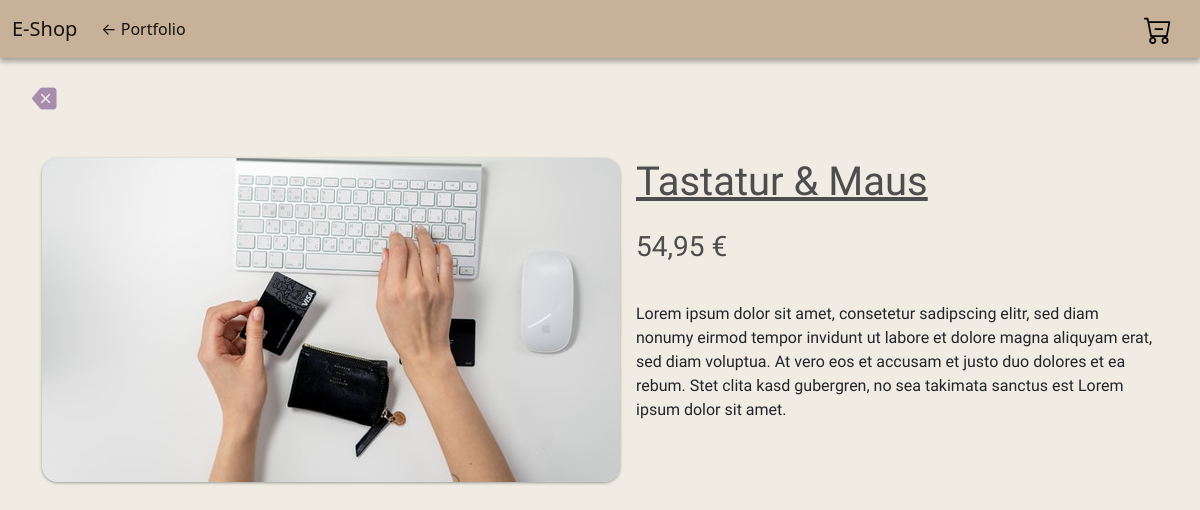
Page /app-ecommerce/object/6/ on the committed database.
### app_ecommerce/models.py (models this page shows, shortened)
class Product(models.Model):
    name = models.CharField(max_length=200)
    price = models.DecimalField(max_digits=7, decimal_places=2)
    digital = models.BooleanField(default=False, null=True, blank=True)
    image = models.ImageField(null=True, blank=True)

### app_ecommerce/views.py (the view)
# urls.py: path('object/<int:pk>/', views.object, name="object"),
def object(request, pk):
    qs = Product.objects.get(id=pk)
    return render(request, f'{TEMPLATE_URL}/object.html', {'obj': qs})

### app_ecommerce/templates/app_ecommerce/object.html (shortened to what this page needs)
{% extends 'frontend/base.html' %}
{% load static %}
{% block link %}
    <link rel="stylesheet" type="text/css" href="{% static 'css/app_ecommerce/index.css' %}">
    <link rel="stylesheet" type="text/css" href="{% static 'css/app_ecommerce/object.css' %}">
{% endblock link %}
{% block content %}
    {% include 'app_ecommerce/navbar.html' %}
    <a href="{% url 'store' %}" id="link-backwards">
        <i class="bi bi-backspace-fill"></i>
    </a>
    <div class="container">
        <div class="grid-container-object">
            <div class="tile-image">
                <img id="featured" src="{{ obj.image.url }}" alt="img">
            </div>
            <div class="tile-header">
                <h1>{{ obj.name }}</h1>
            </div>
            <div class="tile-price">
                <h3>{{ obj.price }} €</h3>
            </div>
            <div class="tile-description">
                <p>
                    Lorem ipsum dolor sit amet, consetetur sadipscing elitr, sed diam nonumy eirmod tempor invidunt ut
                    labore et dolore magna aliquyam erat, sed diam voluptua. At vero eos et accusam et justo duo
                    dolores et ea rebum. Stet clita kasd gubergren, no sea takimata sanctus est Lorem ipsum dolor sit
                    amet.
                </p>
            </div>
        </div>
    </div>
{% endblock content %}

### static/css/base.css (style rules this page uses)
:root { --color-light-beige: #F0ECE3; --color-mid-beige: #DFD3C3; --color-dark-beige: #C7B198; --color-mid-purple: #A68DAD; --google-font-sora: 'Sora', sans-serif; }
body { margin: 0; padding: 0; background-color: var(--color-light-beige); }
h1, h2, h3, h4, h5, h6, p, label { font-family: var(--google-font-sora); }
.bi-backspace-fill { color: var(--color-mid-purple) !important; font-size: 25px; margin: 16px; }

### static/css/app_ecommerce/index.css (style rules this page uses)
h1, h2, h3, h4, h5, h6 { color:hsl(0, 0%, 30%); }

### static/css/app_ecommerce/object.css (style rules this page uses)
body { position: relative; }
.grid-container-object { display: grid; grid-template-columns: 1fr 1fr; grid-template-rows: 1fr 1fr 8fr; gap: 16px; grid-template-areas: "tile-image tile-header" "tile-image tile-price" "tile-image tile-description"; }
.tile-image { grid-area: tile-image; }
.tile-header { grid-area: tile-header; }
.tile-price { grid-area: tile-price; }
.tile-description { grid-area: tile-description; }
#link-backwards { position: absolute; top: 80px; left: 16px; }
.container { margin-top: 100px; }
.grid-container-object { z-index: 1; position: relative; }
.grid-container-object > .tile-image > img { border-radius: 16px; box-shadow: rgba(60, 64, 67, 0.3) 0px 1px 2px 0px, rgba(60, 64, 67, 0.15) 0px 1px 3px 1px; }
.grid-container-object > .tile-header > h1 { text-decoration: underline; }

### rows in the picture
Product: image (picture), name "Tastatur & Maus", price "54,95"
